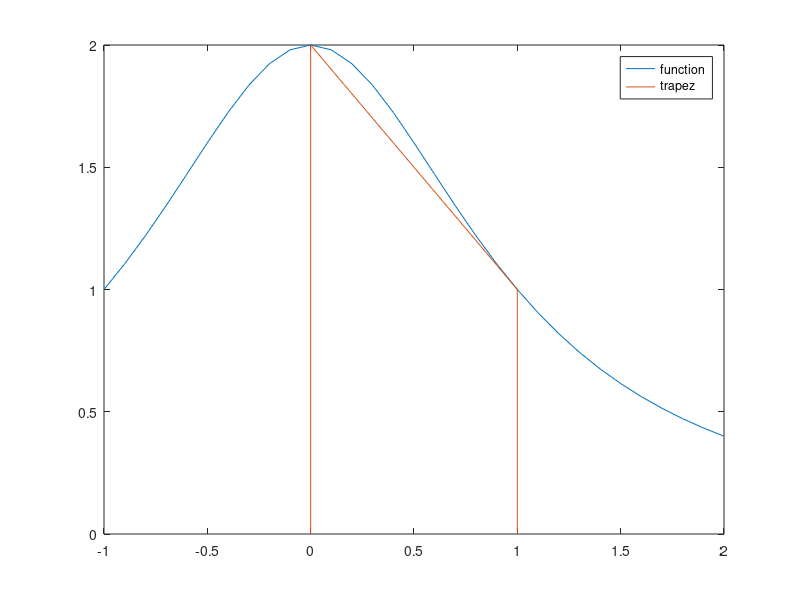

The MATLAB script that drew this image:
%ex1
a = 0;
b = 1;
points = -1:0.1:2;
n = length(points);
f= @(x) 2./(1+x.^2);
trapez = (b-a)/2 *(f(a)+f(b))
simpson = ((b-a)/6).*(f(a)+f(b)+4.*f((a+b)/2))

xnodes=[0,0,1,1];
ynodes = [0,f(0),f(1),0];

plot(points,f(points));
hold on;
plot(xnodes,ynodes);

legend('function','trapez');

%ex2
a=1.4;
b=2;
c=1;
d=1.5;
f= @(x, y) log(x+2.*y);
doubleTrapez = (((b-a)*(d-c))/16)*(f(a,c)+f(a,d)+f(b,c)+f(b,d)+2*f((a+b)/2,c)+2*f((a+b)/2,d)+2*f(a,(c+d)/2)+2*f(b,(c+d)/2)+4*f((a+b)/2,(c+d)/2));

%ex3
r=110;
p=75;
f =@(x)(1-((p/r).^2).*sin(x)).^(1/2);
a=0;
b=2*pi;
n=10;
pas=(b-a)/n;
xk=a+pas:pas:b-pas;


repeatedTrapez = ((b-a)/(2*n)).*(f(a)+f(b)+2.*sum(f(xk)));
h=((60*r)/(r^2-p^2))*repeatedTrapez

%ex4
f=@(x)x.*log(x);
a=1;
b=2;
n=10;%precizia 10 -3 calculat pe hartie
pas=(b-a)/n;
xk=a+pas:pas:b-pas;

repeatedTrapez = ((b-a)/(2*n)).*(f(a)+f(b)+2.*sum(f(xk)))

%ex5
f =@(x) 1./(4+sin(20.*x));
n=30;
a=0;
b=pi;
pas=(b-a)/n;
xk=a+pas:pas:b-pas;
xk1=a:pas:b-pas;
xk2=a+pas:pas:b;
simpsonRepeated=((b-a)./(6.*n)).*(f(a)+f(b)+4.*sum(f((xk1+xk2)/2))+2.*sum(f(xk)))

%ex6
n=10;
f= @(t) exp(-1.*(t.^2));
x=0.5;
a=0;
b=x;

pas=(b-a)/n;
xk=a+pas:pas:b-pas;
xk1=a:pas:b-pas;
xk2=a+pas:pas:b;

simpsonRepeated=((b-a)./(6.*n)).*(f(a)+f(b)+4.*sum(f((xk1+xk2)/2))+2.*sum(f(xk)))
erf=(2/sqrt(pi)).*simpsonRepeated

%ex7
f=@(x,y) exp(y/x);
a=0.1;
b=0.5;
c=0.01;
d=0.25;
n=10;
pas=(b-a)/(2*n);
j1=0;
j2=0;
j3=0;
m=10;

for i=0:2*n
    x=a+i*pas;
  
    h1=(d-c)/(2*m);
    k1=f(x,c)+f(x,d);
    k2=0;
    k3=0;
    for j=1:2*(m-1)
        y=c+j*h1;
        z=f(x,y);
        if(mod(j,2)==0)
            k2=k2+z;
        else
            k3=k3+z;
        end
        
    end
    
    l=(k1+2*k2+4*k3)*h1/3;

    if ((i==0 || i==2*n))
        j1=j1+1;
    else
        if(mod(i,2)==0)
            j2=j2+1;
        else
            j3=j3+1;
        end
    end
    

end

J=(j1+2*j2+4*j3)*(pas/3)


